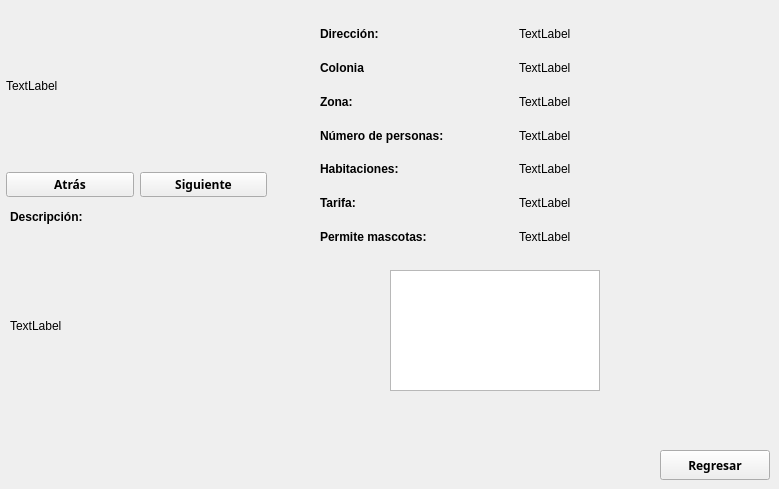
      <widget class="QWidget" name="page_4">
       <widget class="QWidget" name="layoutWidget">
        <property name="geometry">
         <rect>
          <x>320</x>
          <y>20</y>
          <width>391</width>
          <height>231</height>
         </rect>
        </property>
        <layout class="QGridLayout" name="gridLayout_20">
         <item row="0" column="0">
          <layout class="QGridLayout" name="gridLayout_21">
           <item row="0" column="0">
            <widget class="QLabel" name="label_21">
             <property name="font">
              <font>
               <weight>75</weight>
               <bold>true</bold>
              </font>
             </property>
             <property name="text">
              <string>Dirección:</string>
             </property>
            </widget>
           </item>
           <item row="0" column="1">
            <widget class="QLabel" name="lbDireccion03">
             <property name="text">
              <string>TextLabel</string>
             </property>
            </widget>
           </item>
          </layout>
         </item>
         <item row="1" column="0">
          <layout class="QGridLayout" name="gridLayout_22">
           <item row="0" column="0">
            <widget class="QLabel" name="label_22">
             <property name="font">
              <font>
               <weight>75</weight>
               <bold>true</bold>
              </font>
             </property>
             <property name="text">
              <string>Colonia</string>
             </property>
            </widget>
           </item>
           <item row="0" column="1">
            <widget class="QLabel" name="lbColonia03">
             <property name="text">
              <string>TextLabel</string>
             </property>
            </widget>
           </item>
          </layout>
         </item>
         <item row="2" column="0">
          <layout class="QGridLayout" name="gridLayout_23">
           <item row="0" column="0">
            <widget class="QLabel" name="label_23">
             <property name="font">
              <font>
               <weight>75</weight>
               <bold>true</bold>
              </font>
             </property>
             <property name="text">
              <string>Zona:</string>
             </property>
            </widget>
           </item>
           <item row="0" column="1">
            <widget class="QLabel" name="lbZona03">
             <property name="text">
              <string>TextLabel</string>
             </property>
            </widget>
           </item>
          </layout>
         </item>
         <item row="3" column="0">
          <layout class="QGridLayout" name="gridLayout_24">
           <item row="0" column="0">
            <widget class="QLabel" name="label_24">
             <property name="font">
              <font>
               <weight>75</weight>
               <bold>true</bold>
              </font>
             </property>
             <property name="text">
              <string>Número de personas:</string>
             </property>
            </widget>
           </item>
           <item row="0" column="1">
            <widget class="QLabel" name="lbPersonas03">
             <property name="text">
              <string>TextLabel</string>
             </property>
            </widget>
           </item>
          </layout>
         </item>
         <item row="4" column="0">
          <layout class="QGridLayout" name="gridLayout_25">
           <item row="0" column="0">
            <widget class="QLabel" name="label_25">
             <property name="font">
              <font>
               <weight>75</weight>
               <bold>true</bold>
              </font>
             </property>
             <property name="text">
              <string>Habitaciones:</string>
             </property>
            </widget>
           </item>
           <item row="0" column="1">
            <widget class="QLabel" name="lbHabitaciones03">
             <property name="text">
              <string>TextLabel</string>
             </property>
            </widget>
           </item>
          </layout>
         </item>
         <item row="5" column="0">
          <layout class="QGridLayout" name="gridLayout_26">
           <item row="0" column="0">
            <widget class="QLabel" name="label_26">
             <property name="font">
              <font>
               <weight>75</weight>
               <bold>true</bold>
              </font>
             </property>
             <property name="text">
              <string>Tarifa:</string>
             </property>
            </widget>
           </item>
           <item row="0" column="1">
            <widget class="QLabel" name="lbTarifa03">
             <property name="text">
              <string>TextLabel</string>
             </property>
            </widget>
           </item>
          </layout>
         </item>
         <item row="6" column="0">
          <layout class="QGridLayout" name="gridLayout_27">
           <item row="0" column="0">
            <widget class="QLabel" name="label_27">
             <property name="font">
              <font>
               <weight>75</weight>
               <bold>true</bold>
              </font>
             </property>
             <property name="text">
              <string>Permite mascotas:</string>
             </property>
            </widget>
           </item>
           <item row="0" column="1">
            <widget class="QLabel" name="lbMascotas03">
             <property name="text">
              <string>TextLabel</string>
             </property>
            </widget>
           </item>
          </layout>
         </item>
        </layout>
       </widget>
       <widget class="QWidget" name="layoutWidget">
        <property name="geometry">
         <rect>
          <x>6</x>
          <y>6</y>
          <width>261</width>
          <height>191</height>
         </rect>
        </property>
        <layout class="QGridLayout" name="gridLayout_3">
         <item row="0" column="0" colspan="2">
          <widget class="QLabel" name="lbImagen03">
           <property name="styleSheet">
            <string notr="true">border: solid black 1.5px;</string>
           </property>
           <property name="text">
            <string>TextLabel</string>
           </property>
          </widget>
         </item>
         <item row="1" column="0">
          <widget class="QPushButton" name="btnAtrImg03">
           <property name="font">
            <font>
             <family>Arial Black</family>
             <weight>75</weight>
             <bold>true</bold>
            </font>
           </property>
           <property name="text">
            <string>Atrás</string>
           </property>
          </widget>
         </item>
         <item row="1" column="1">
          <widget class="QPushButton" name="btnSigImg03">
           <property name="font">
            <font>
             <family>Arial Black</family>
             <weight>75</weight>
             <bold>true</bold>
            </font>
           </property>
           <property name="text">
            <string>Siguiente</string>
           </property>
          </widget>
         </item>
        </layout>
       </widget>
       <widget class="QWidget" name="layoutWidget">
        <property name="geometry">
         <rect>
          <x>10</x>
          <y>210</y>
          <width>251</width>
          <height>211</height>
         </rect>
        </property>
        <layout class="QGridLayout" name="gridLayout_28">
         <item row="2" column="0">
          <widget class="QLabel" name="lbDescripcion03">
           <property name="sizePolicy">
            <sizepolicy hsizetype="Preferred" vsizetype="Preferred">
             <horstretch>0</horstretch>
             <verstretch>0</verstretch>
            </sizepolicy>
           </property>
           <property name="text">
            <string>TextLabel</string>
           </property>
          </widget>
         </item>
         <item row="1" column="0">
          <widget class="QLabel" name="label_28">
           <property name="sizePolicy">
            <sizepolicy hsizetype="Minimum" vsizetype="Fixed">
             <horstretch>0</horstretch>
             <verstretch>0</verstretch>
            </sizepolicy>
           </property>
           <property name="font">
            <font>
             <weight>75</weight>
             <bold>true</bold>
            </font>
           </property>
           <property name="text">
            <string>Descripción:</string>
           </property>
          </widget>
         </item>
        </layout>
       </widget>
       <widget class="QPushButton" name="regresarLista">
        <property name="geometry">
         <rect>
          <x>660</x>
          <y>450</y>
          <width>110</width>
          <height>30</height>
         </rect>
        </property>
        <property name="font">
         <font>
          <family>Arial Black</family>
          <weight>75</weight>
          <bold>true</bold>
         </font>
        </property>
        <property name="text">
         <string>Regresar</string>
        </property>
       </widget>
       <widget class="QTableView" name="tablaActividades">
        <property name="geometry">
         <rect>
          <x>390</x>
          <y>270</y>
          <width>210</width>
          <height>121</height>
         </rect>
        </property>
       </widget>
      </widget>
